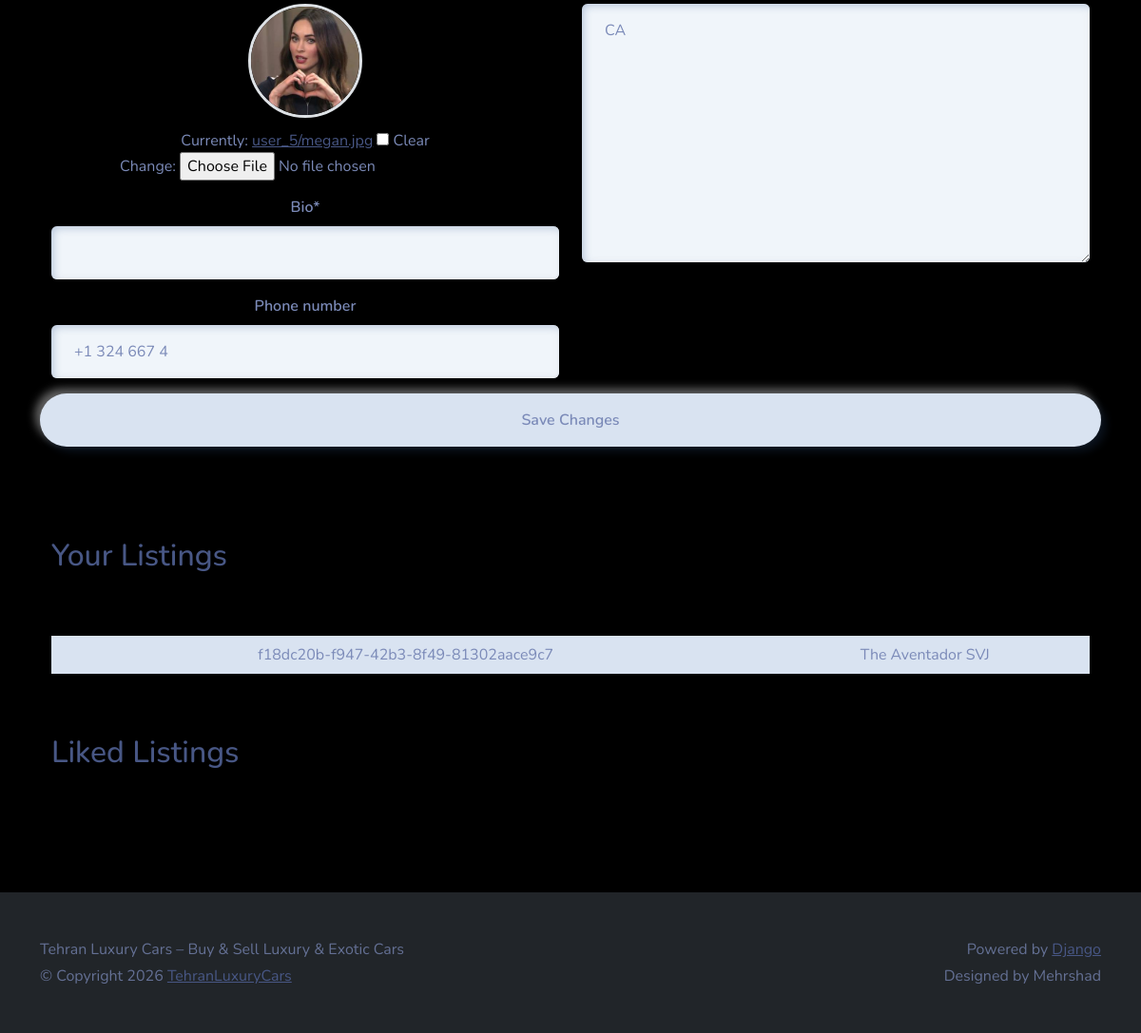
The page /profile/ (signed in, lower part) on the database as committed earlier.
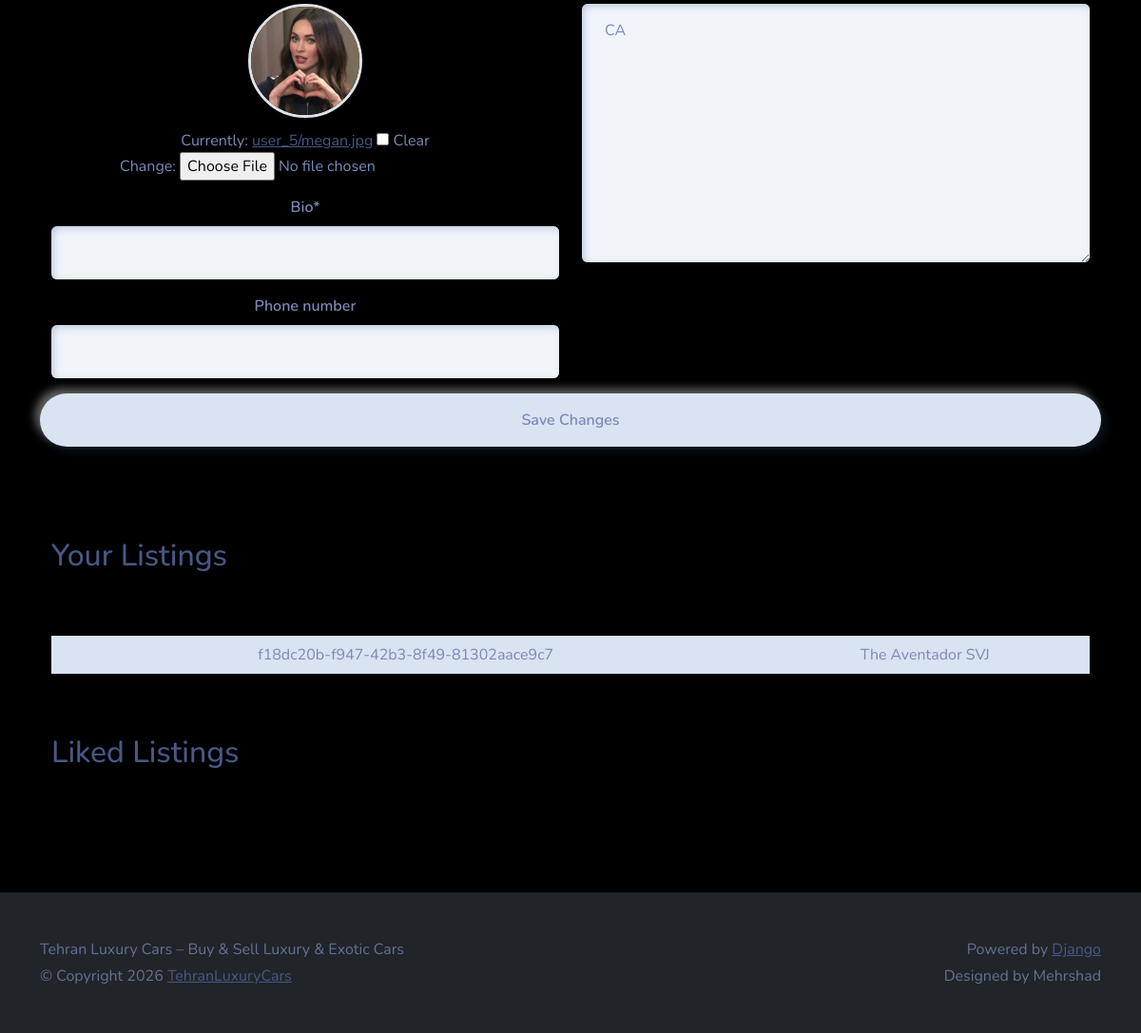
The same page on the database as committed later.
### Users/models.py (models this page shows, shortened)
class Profile(models.Model):
    user = models.OneToOneField(User, on_delete=models.CASCADE)
    photo = models.ImageField(upload_to=user_directory_path, null=True)
    bio = models.CharField(max_length=144, blank=True)
    phone_number = models.CharField(max_length=12, blank=True)
    location = models.OneToOneField(Location, on_delete=models.SET_NULL, null=True)

### Users/views.py (the view, shortened to what this page needs)
# urls.py: path('profile/', Profileview.as_view() , name='profile'),
@method_decorator(login_required, name='dispatch')
class Profileview(View):
    def get(self, request):
        user_listings = Listing.objects.filter(seller=request.user.profile)
        user_liked_listings = LikedListing.objects.filter(
            profile = request.user.profile).all()
        user_form = UserForm(instance=request.user)
        profile_form = ProfileForm(instance=request.user.profile)
        location_form = LocationForm(instance=request.user.profile.location)
        return render(request, 'views/profile.html', {'user_form': user_form,
                                                      'profile_form': profile_form,
                                                      'location_form': location_form,
                                                      'user_listings': user_listings,
                                                      'user_liked_listings': user_liked_listings,})

### Users/forms.py (shortened to what this page needs)
class UserForm(forms.ModelForm):
    username = forms.CharField(disabled=True)
    class Meta:
        model = User
        fields = ('username', 'first_name', 'last_name', 'email')

class ProfileForm(forms.ModelForm):
    photo = forms.ImageField(widget=CustomPictureImageFieldWidget, required=False)
    bio = forms.CharField(widget=forms.TextInput())
    def __init__(self, *args, **kwargs):
        super().__init__(*args, **kwargs)
        self.helper = FormHelper()
        self.helper.form_tag = False
        self.helper.layout = Layout('bio', 'phone_number')
    class Meta:
        model = Profile
        fields = ('photo', 'bio', 'phone_number')

### Users/templates/views/profile.html (shortened to what this page needs)
{% extends 'base/base.html' %}
{% load static %}
{% load crispy_forms_tags %}
{% block 'body' %}
<div class="container-fluid text-center py-5">
    <div class="container px-4 py-5" id="hanging-icons">
        <form action="" method="post" enctype="multipart/form-data">
            <div class="row">
                <div class="col-6">
                    <div class="mb-3 text-center">
                        <label class="form-label"><strong>Photo</strong></label><br>
                        {{ profile_form.photo }}
                    </div>
                    {% crispy profile_form %}
                </div>
                <div class="col-6">
                    {{ location_form|crispy }}
                </div>
                <br>
                <button type="submit" class="btn btn-primary">Save Changes</button>
            </div>
        </form>
    </div>
    <div class="container px-4">
        <div class="row g-4 py-5">
            <div class="col d-flex align-items-start">
                <div>
                    <h2 class="mb-3 border-bottom">Your Listings</h2>
                </div>
            </div>
        </div>
        <table class="table table-hover">
            <tbody>
                {% for listing in user_listings %}
                <tr>
                    <td>{{ listing.id }}</td>
                    <td>{{ listing.model }}</td>
                </tr>
                {% endfor %}
            </tbody>
        </table>
    </div>
    <div class="container px-4">
        <div class="row g-4 py-5">
            <div class="col d-flex align-items-start">
                <div>
                    <h2 class="mb-3 border-bottom">Liked Listings</h2>
                </div>
            </div>
        </div>
    </div>
</div>
{% endblock %}

Rows that differ between the two databases and show on the page:
changed Profile: phone_number "+1 324 667 4" → (not shown)
